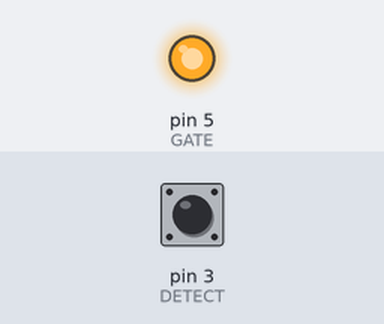
Bench run of a sketch on a simulated Arduino Uno, built with avr-gcc and run on an emulated ATmega328P. On the bench: output pins drawn as LEDs (lit = HIGH). The inputs (shaded band) are chosen by the test bench; at power-on: pin 3 (DETECT) HIGH.

Above: at 1.2 s.
1.3 s: pin 3 (DETECT) pulled LOW for 0.15 s
At 2.3 s:
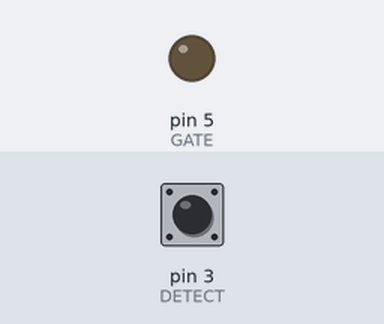
2.9 s: pin 3 (DETECT) pulled LOW for 3.2 s
Timing chart, 0 to 5.9 s (numbered marks = the images above; inputs shaded):
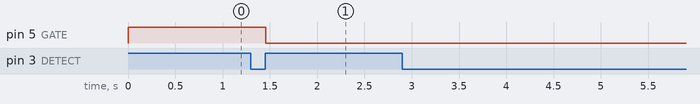

The sketch:

ACPWM_nolib.ino
```cpp
// AC Control V1.1
//
// This arduino sketch is for use with the heater
// control circuit board which includes a zero
// crossing detect fucntion and an opto-isolated triac.
//
// AC Phase control is accomplished using the internal
// hardware timer1 in the arduino
//
// Timing Sequence
// * timer is set up but disabled
// * zero crossing detected on pin 2
// * timer starts counting from zero
// * comparator set to "delay to on" value
// * counter reaches comparator value
// * comparator ISR turns on triac gate
// * counter set to overflow - pulse width
// * counter reaches overflow
// * overflow ISR truns off triac gate
// * triac stops conducting at next zero cross


// The hardware timer runs at 16MHz. Using a
// divide by 256 on the counter each count is
// 16 microseconds.  1/2 wave of a 60Hz AC signal
// is about 520 counts (8,333 microseconds).


#include <avr/io.h>
#include <avr/interrupt.h>

#define DETECT 3  //zero cross detect
#define GATE 5    //triac gate
#define PULSE 4   //trigger pulse width (counts)
int i = 0;

void setup() {
  Serial.begin(115200);
  // set up pins
  pinMode(DETECT, INPUT_PULLUP);     //zero cross detect
  //digitalWrite(DETECT, HIGH); //enable pull-up resistor
  pinMode(GATE, OUTPUT);      //triac gate control

  // set up Timer1
  //(see ATMEGA 328 data sheet pg 134 for more details)
  OCR1A = 100;      //initialize the comparator
  TIMSK1 = 0x03;    //enable comparator A and overflow interrupts
  TCCR1A = 0x00;    //timer control registers set for
  TCCR1B = 0x00;    //normal operation, timer disabled


  // set up zero crossing interrupt
  attachInterrupt(1, zeroCrossingInterrupt, RISING);
  //IRQ0 is pin 2. Call zeroCrossingInterrupt
  //on rising signal

}

//Interrupt Service Routines

void zeroCrossingInterrupt() { //zero cross detect
  TCCR1B = 0x04; //start timer with divide by 256 input
  TCNT1 = 0;   //reset timer - count from zero

}

ISR(TIMER1_COMPA_vect) { //comparator match
  digitalWrite(GATE, HIGH); //set triac gate to high
  TCNT1 = 65536 - PULSE;    //trigger pulse width
}

ISR(TIMER1_OVF_vect) { //timer1 overflow
  digitalWrite(GATE, LOW); //turn off triac gate
  TCCR1B = 0x00;          //disable timer stopd unintended triggers
}

int val;

void loop() {

  if ( Serial.available()>0)
  { // If data is available to read,
    val = int(Serial.read()); // read it and store it in val
  }
  //i = 15~400;
  //i = 400;

  i = map(val, 255, 0, 15, 450);

  OCR1A = i;     //set the compare register brightness desired.
}
```

Measured:
- after the input at 1.3 s, pin 5 (GATE): HIGH → LOW after 0.16 s
